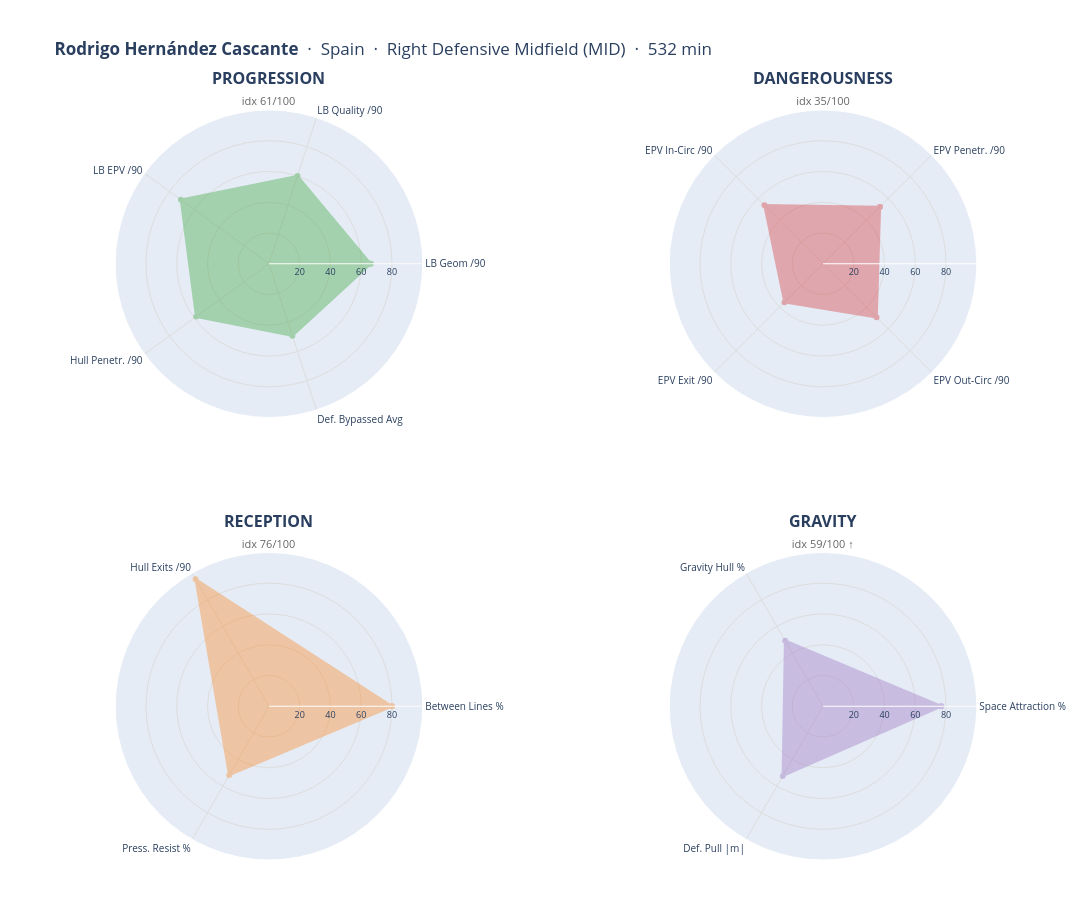
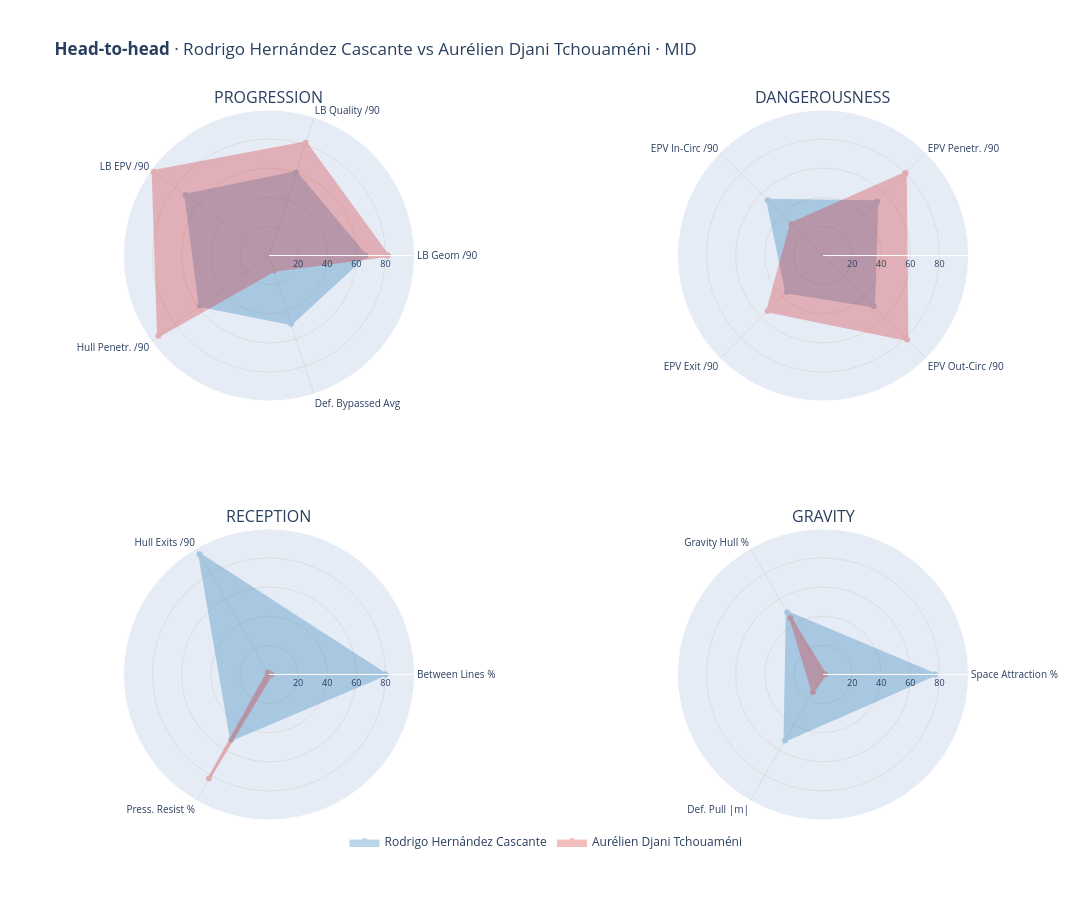
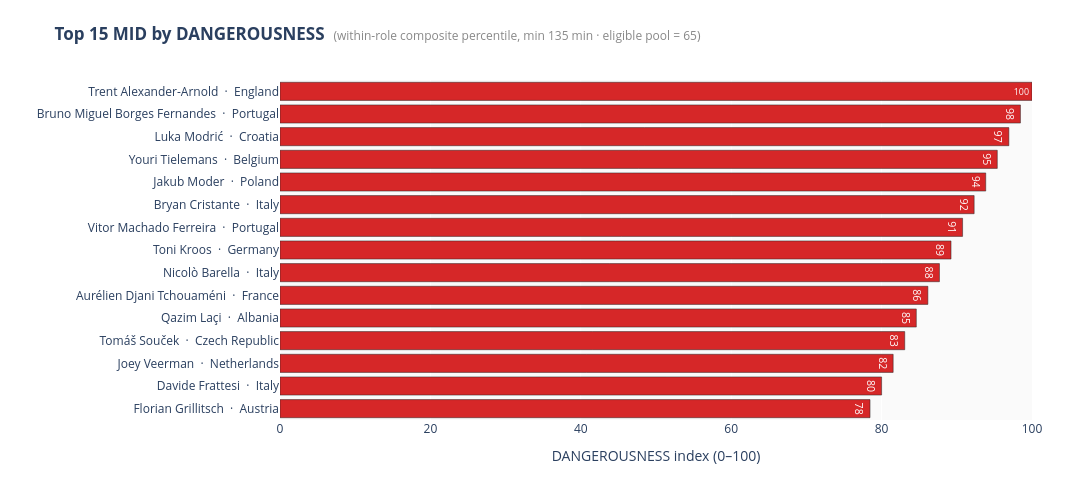
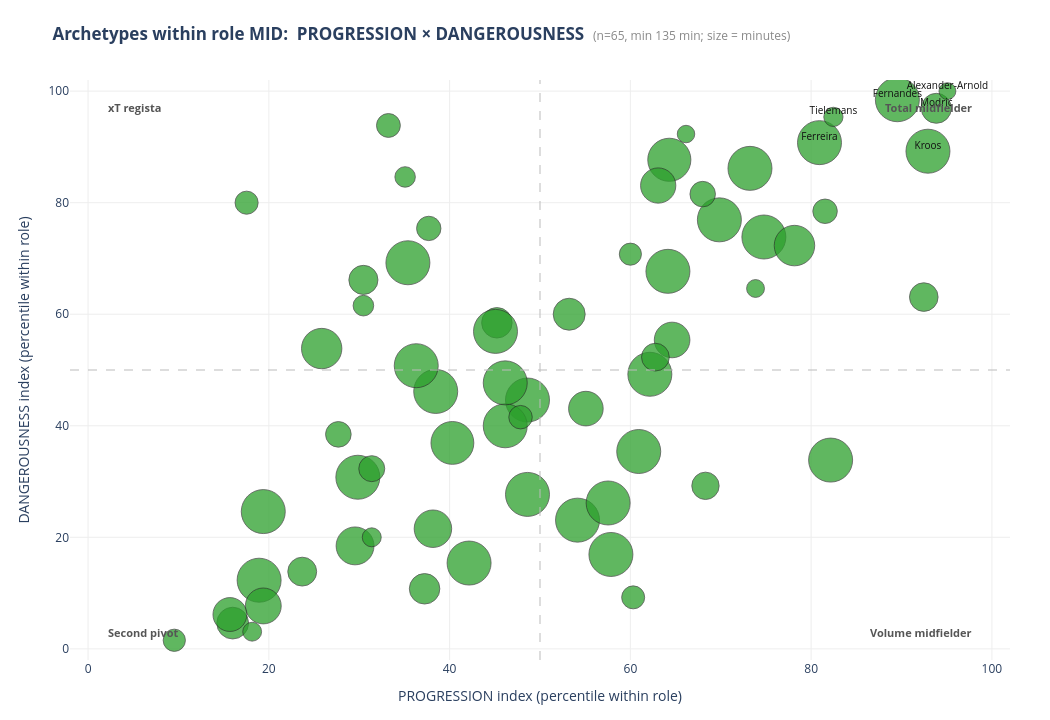

The cell these charts' notebook holds for them, in order:
### Code cell
from src.indices   import load_player_table, build_pct_table
from src.dashboard import player_profile, head_to_head, role_leaderboard, role_archetypes

# Load the player table once and build the within-role percentile matrix.
df = load_player_table()
df, pct = build_pct_table(df)

# Demo of the four prototype views.
player_profile("Rodri", df, pct)
head_to_head("Rodri", "Tchouam", df, pct)
role_leaderboard("MID", "DANGEROUSNESS", df, pct, top_n=15)
role_archetypes("MID", x_theme="PROGRESSION", y_theme="DANGEROUSNESS",
                df=df, pct=pct)

### Figure 1 — Plotly figure (JSON) as saved in the notebook; plotly's stock layout.template omitted (floating-point values rounded to 4 significant figures)
{"data": [{"fill": "toself", "fillcolor": "#2ca02c", "hoverinfo": "text", "hovertext": ["<b>LB Geom /90</b><br>Raw: 2.03<br>Pct in MID: 66<br>n = 12", "<b>LB Quality /90</b><br>Raw: 1.18<br>Pct in MID: 60<br>n = 7", "<b>LB EPV /90</b><br>Raw: 6.26<br>Pct in MID: 71<br>n = 37", "<b>Hull Penetr. /90</b><br>Raw: 4.23<br>Pct in MID: 58<br>n = 25", "<b>Def. Bypassed Avg</b><br>Raw: 1.02<br>Pct in MID: 49<br>n = 12", "<b>LB Geom /90</b><br>Raw: 2.03<br>Pct in MID: 66<br>n = 12"], "line": {"color": "#2ca02c", "width": 2.5}, "opacity": 0.35, "r": [66.15, 60, 70.77, 58.46, 49.23, 66.15], "showlegend": false, "subplot": "polar", "theta": ["LB Geom /90", "LB Quality /90", "LB EPV /90", "Hull Penetr. /90", "Def. Bypassed Avg", "LB Geom /90"], "type": "scatterpolar"}, {"fill": "toself", "fillcolor": "#d62728", "hoverinfo": "text", "hovertext": ["<b>EPV Penetr. /90</b><br>Raw: 0.06<br>Pct in MID: 52<br>n = 25", "<b>EPV In-Circ /90</b><br>Raw: 0.02<br>Pct in MID: 54<br>n = 44", "<b>EPV Exit /90</b><br>Raw: 0.01<br>Pct in MID: 35<br>n = 118", "<b>EPV Out-Circ /90</b><br>Raw: 0.08<br>Pct in MID: 49<br>n = 169", "<b>EPV Penetr. /90</b><br>Raw: 0.06<br>Pct in MID: 52<br>n = 25"], "line": {"color": "#d62728", "width": 2.5}, "opacity": 0.35, "r": [52.31, 53.85, 35.38, 49.23, 52.31], "showlegend": false, "subplot": "polar2", "theta": ["EPV Penetr. /90", "EPV In-Circ /90", "EPV Exit /90", "EPV Out-Circ /90", "EPV Penetr. /90"], "type": "scatterpolar"}, {"fill": "toself", "fillcolor": "#ff7f0e", "hoverinfo": "text", "hovertext": ["<b>Between Lines %</b><br>Raw: 45.51<br>Pct in MID: 80<br>n = 162", "<b>Hull Exits /90</b><br>Raw: 19.29<br>Pct in MID: 95<br>n = 162", "<b>Press. Resist %</b><br>Raw: 76.47<br>Pct in MID: 52<br>n = 17", "<b>Between Lines %</b><br>Raw: 45.51<br>Pct in MID: 80<br>n = 162"], "line": {"color": "#ff7f0e", "width": 2.5}, "opacity": 0.35, "r": [80, 95.38, 51.67, 80], "showlegend": false, "subplot": "polar3", "theta": ["Between Lines %", "Hull Exits /90", "Press. Resist %", "Between Lines %"], "type": "scatterpolar"}, {"fill": "toself", "fillcolor": "#9467bd", "hoverinfo": "text", "hovertext": ["<b>Space Attraction %</b><br>Raw: 17.39<br>Pct in MID: 77<br>n = 394", "<b>Gravity Hull %</b><br>Raw: 0.59<br>Pct in MID: 49<br>n = 394", "<b>Def. Pull |m|</b><br>Raw: 1.94<br>Pct in MID: 52<br>n = 358", "<b>Space Attraction %</b><br>Raw: 17.39<br>Pct in MID: 77<br>n = 394"], "line": {"color": "#9467bd", "width": 2.5}, "opacity": 0.35, "r": [76.92, 49.23, 52.31, 76.92], "showlegend": false, "subplot": "polar4", "theta": ["Space Attraction %", "Gravity Hull %", "Def. Pull |m|", "Space Attraction %"], "type": "scatterpolar"}], "layout": {"annotations": [{"font": {"size": 16}, "showarrow": false, "text": "<b>PROGRESSION</b><br><span style='font-size:11px;color:#666'>idx 61/100</span>", "x": 0.215, "xanchor": "center", "xref": "paper", "y": 1, "yanchor": "bottom", "yref": "paper"}, {"font": {"size": 16}, "showarrow": false, "text": "<b>DANGEROUSNESS</b><br><span style='font-size:11px;color:#666'>idx 35/100</span>", "x": 0.785, "xanchor": "center", "xref": "paper", "y": 1, "yanchor": "bottom", "yref": "paper"}, {"font": {"size": 16}, "showarrow": false, "text": "<b>RECEPTION</b><br><span style='font-size:11px;color:#666'>idx 76/100</span>", "x": 0.215, "xanchor": "center", "xref": "paper", "y": 0.41, "yanchor": "bottom", "yref": "paper"}, {"font": {"size": 16}, "showarrow": false, "text": "<b>GRAVITY</b><br><span style='font-size:11px;color:#666'>idx 59/100 ↑</span>", "x": 0.785, "xanchor": "center", "xref": "paper", "y": 0.41, "yanchor": "bottom", "yref": "paper"}], "height": 900, "margin": {"b": 40, "l": 60, "r": 60, "t": 110}, "polar": {"angularaxis": {"gridcolor": "#ddd", "tickfont": {"size": 10}}, "domain": {"x": [0, 0.43], "y": [0.59, 1]}, "radialaxis": {"gridcolor": "#ddd", "range": [0, 100], "tickfont": {"size": 9}, "tickvals": [20, 40, 60, 80]}}, "polar2": {"angularaxis": {"gridcolor": "#ddd", "rotation": 45, "tickfont": {"size": 10}}, "domain": {"x": [0.57, 1], "y": [0.59, 1]}, "radialaxis": {"gridcolor": "#ddd", "range": [0, 100], "tickfont": {"size": 9}, "tickvals": [20, 40, 60, 80]}}, "polar3": {"angularaxis": {"gridcolor": "#ddd", "tickfont": {"size": 10}}, "domain": {"x": [0, 0.43], "y": [0, 0.41]}, "radialaxis": {"gridcolor": "#ddd", "range": [0, 100], "tickfont": {"size": 9}, "tickvals": [20, 40, 60, 80]}}, "polar4": {"angularaxis": {"gridcolor": "#ddd", "tickfont": {"size": 10}}, "domain": {"x": [0.57, 1], "y": [0, 0.41]}, "radialaxis": {"gridcolor": "#ddd", "range": [0, 100], "tickfont": {"size": 9}, "tickvals": [20, 40, 60, 80]}}, "title": {"text": "<b>Rodrigo Hernández Cascante</b>  ·  Spain  ·  Right Defensive Midfield (MID)  ·  532 min"}, "width": 1200}}

### Figure 2 — Plotly figure (JSON) as saved in the notebook; plotly's stock layout.template omitted (floating-point values rounded to 4 significant figures)
{"data": [{"fill": "toself", "fillcolor": "#1f77b4", "legendgroup": "p1", "line": {"color": "#1f77b4", "width": 2.8}, "name": "Rodrigo Hernández Cascante", "opacity": 0.3, "r": [66.15, 60, 70.77, 58.46, 49.23, 66.15], "showlegend": true, "subplot": "polar", "theta": ["LB Geom /90", "LB Quality /90", "LB EPV /90", "Hull Penetr. /90", "Def. Bypassed Avg", "LB Geom /90"], "type": "scatterpolar"}, {"fill": "toself", "fillcolor": "#d62728", "legendgroup": "p2", "line": {"color": "#d62728", "width": 2.8}, "name": "Aurélien Djani Tchouaméni", "opacity": 0.3, "r": [81.54, 81.54, 98.46, 93.85, 10.77, 81.54], "showlegend": true, "subplot": "polar", "theta": ["LB Geom /90", "LB Quality /90", "LB EPV /90", "Hull Penetr. /90", "Def. Bypassed Avg", "LB Geom /90"], "type": "scatterpolar"}, {"fill": "toself", "fillcolor": "#1f77b4", "legendgroup": "p1", "line": {"color": "#1f77b4", "width": 2.8}, "name": "Rodrigo Hernández Cascante", "opacity": 0.3, "r": [52.31, 53.85, 35.38, 49.23, 52.31], "showlegend": false, "subplot": "polar2", "theta": ["EPV Penetr. /90", "EPV In-Circ /90", "EPV Exit /90", "EPV Out-Circ /90", "EPV Penetr. /90"], "type": "scatterpolar"}, {"fill": "toself", "fillcolor": "#d62728", "legendgroup": "p2", "line": {"color": "#d62728", "width": 2.8}, "name": "Aurélien Djani Tchouaméni", "opacity": 0.3, "r": [80, 30.77, 53.85, 81.54, 80], "showlegend": false, "subplot": "polar2", "theta": ["EPV Penetr. /90", "EPV In-Circ /90", "EPV Exit /90", "EPV Out-Circ /90", "EPV Penetr. /90"], "type": "scatterpolar"}, {"fill": "toself", "fillcolor": "#1f77b4", "legendgroup": "p1", "line": {"color": "#1f77b4", "width": 2.8}, "name": "Rodrigo Hernández Cascante", "opacity": 0.3, "r": [80, 95.38, 51.67, 80], "showlegend": false, "subplot": "polar3", "theta": ["Between Lines %", "Hull Exits /90", "Press. Resist %", "Between Lines %"], "type": "scatterpolar"}, {"fill": "toself", "fillcolor": "#d62728", "legendgroup": "p2", "line": {"color": "#d62728", "width": 2.8}, "name": "Aurélien Djani Tchouaméni", "opacity": 0.3, "r": [1.538, 1.538, 82.5, 1.538], "showlegend": false, "subplot": "polar3", "theta": ["Between Lines %", "Hull Exits /90", "Press. Resist %", "Between Lines %"], "type": "scatterpolar"}, {"fill": "toself", "fillcolor": "#1f77b4", "legendgroup": "p1", "line": {"color": "#1f77b4", "width": 2.8}, "name": "Rodrigo Hernández Cascante", "opacity": 0.3, "r": [76.92, 49.23, 52.31, 76.92], "showlegend": false, "subplot": "polar4", "theta": ["Space Attraction %", "Gravity Hull %", "Def. Pull |m|", "Space Attraction %"], "type": "scatterpolar"}, {"fill": "toself", "fillcolor": "#d62728", "legendgroup": "p2", "line": {"color": "#d62728", "width": 2.8}, "name": "Aurélien Djani Tchouaméni", "opacity": 0.3, "r": [1.538, 44.62, 13.85, 1.538], "showlegend": false, "subplot": "polar4", "theta": ["Space Attraction %", "Gravity Hull %", "Def. Pull |m|", "Space Attraction %"], "type": "scatterpolar"}], "layout": {"annotations": [{"font": {"size": 16}, "showarrow": false, "text": "PROGRESSION", "x": 0.215, "xanchor": "center", "xref": "paper", "y": 1, "yanchor": "bottom", "yref": "paper"}, {"font": {"size": 16}, "showarrow": false, "text": "DANGEROUSNESS", "x": 0.785, "xanchor": "center", "xref": "paper", "y": 1, "yanchor": "bottom", "yref": "paper"}, {"font": {"size": 16}, "showarrow": false, "text": "RECEPTION", "x": 0.215, "xanchor": "center", "xref": "paper", "y": 0.41, "yanchor": "bottom", "yref": "paper"}, {"font": {"size": 16}, "showarrow": false, "text": "GRAVITY", "x": 0.785, "xanchor": "center", "xref": "paper", "y": 0.41, "yanchor": "bottom", "yref": "paper"}], "height": 900, "legend": {"orientation": "h", "x": 0.5, "xanchor": "center", "y": -0.05, "yanchor": "bottom"}, "margin": {"b": 80, "l": 60, "r": 60, "t": 110}, "polar": {"angularaxis": {"gridcolor": "#ddd", "tickfont": {"size": 10}}, "domain": {"x": [0, 0.43], "y": [0.59, 1]}, "radialaxis": {"gridcolor": "#ddd", "range": [0, 100], "tickfont": {"size": 9}, "tickvals": [20, 40, 60, 80]}}, "polar2": {"angularaxis": {"gridcolor": "#ddd", "rotation": 45, "tickfont": {"size": 10}}, "domain": {"x": [0.57, 1], "y": [0.59, 1]}, "radialaxis": {"gridcolor": "#ddd", "range": [0, 100], "tickfont": {"size": 9}, "tickvals": [20, 40, 60, 80]}}, "polar3": {"angularaxis": {"gridcolor": "#ddd", "tickfont": {"size": 10}}, "domain": {"x": [0, 0.43], "y": [0, 0.41]}, "radialaxis": {"gridcolor": "#ddd", "range": [0, 100], "tickfont": {"size": 9}, "tickvals": [20, 40, 60, 80]}}, "polar4": {"angularaxis": {"gridcolor": "#ddd", "tickfont": {"size": 10}}, "domain": {"x": [0.57, 1], "y": [0, 0.41]}, "radialaxis": {"gridcolor": "#ddd", "range": [0, 100], "tickfont": {"size": 9}, "tickvals": [20, 40, 60, 80]}}, "title": {"text": "<b>Head-to-head</b> · Rodrigo Hernández Cascante vs Aurélien Djani Tchouaméni · MID"}, "width": 1200}}

### Figure 3 — Plotly figure (JSON) as saved in the notebook; plotly's stock layout.template omitted (floating-point values rounded to 4 significant figures)
{"data": [{"customdata": [196, 185, 204, 282, 164, 476, 345, 485, 353, 140, 191, 154, 240, 379, 135], "hovertemplate": "<b>%{y}</b><br>DANGEROUSNESS idx: %{x:.1f}<br>Minutes: %{customdata}<extra></extra>", "marker": {"color": "#d62728", "line": {"color": "#222", "width": 0.5}}, "orientation": "h", "text": [78.0, 80.0, 82.0, 83.0, 85.0, 86.0, 88.0, 89.0, 91.0, 92.0, 94.0, 95.0, 97.0, 98.0, 100.0], "textfont": {"color": "white", "size": 11}, "textposition": "inside", "type": "bar", "x": [78.46, 80.0, 81.54, 83.08, 84.62, 86.15, 87.69, 89.23, 90.77, 92.31, 93.85, 95.38, 96.92, 98.46, 100.0], "y": ["Florian Grillitsch  ·  Austria", "Davide Frattesi  ·  Italy", "Joey Veerman  ·  Netherlands", "Tomáš Souček  ·  Czech Republic", "Qazim Laçi  ·  Albania", "Aurélien Djani Tchouaméni  ·  France", "Nicolò Barella  ·  Italy", "Toni Kroos  ·  Germany", "Vitor Machado Ferreira  ·  Portugal", "Bryan Cristante  ·  Italy", "Jakub Moder  ·  Poland", "Youri Tielemans  ·  Belgium", "Luka Modrić  ·  Croatia", "Bruno Miguel Borges Fernandes  ·  Portugal", "Trent Alexander-Arnold  ·  England"]}], "layout": {"height": 480, "margin": {"b": 60, "l": 40, "r": 60, "t": 80}, "plot_bgcolor": "#fafafa", "title": {"text": "<b>Top 15 MID by DANGEROUSNESS</b>  <span style='font-size:12px;color:#888'>(within-role composite percentile, min 135 min · eligible pool = 65)</span>"}, "width": 1150, "xaxis": {"range": [0, 100], "title": {"text": "DANGEROUSNESS index (0–100)"}}, "yaxis": {"automargin": true, "title": {"text": ""}}}}

### Figure 4 — Plotly figure (JSON) as saved in the notebook; plotly's stock layout.template omitted (floating-point values rounded to 4 significant figures)
{"data": [{"hovertemplate": "<b>%{text}</b><extra></extra>", "marker": {"color": "#2ca02c", "line": {"color": "#222", "width": 0.8}, "opacity": 0.75, "size": [44.0, 44.0, 44.0, 44.0, 44.0, 44.0, 44.0, 44.0, 44.0, 44.0, 44.0, 44.0, 43.12, 44.0, 44.0, 44.0, 44.0, 44.0, 40.5, 44.0, 27.38, 30.0, 30.5, 44.0, 44.0, 37.5, 44.0, 29.12, 35.62, 28.62, 40.38, 44.0, 24.5, 25.5, 25.62, 24.38, 32.0, 34.62, 35.88, 42.88, 27.75, 26.0, 44.0, 44.0, 44.0, 31.75, 30.5, 23.88, 33.88, 37.88, 17.88, 23.0, 17.5, 35.25, 22.12, 19.25, 19.0, 23.5, 28.88, 16.88, 22.25, 23.12, 18.88, 20.5, 20.62]}, "mode": "markers", "showlegend": false, "text": ["Declan Rice<br>England · Left Defensive Midfield<br>Min: 691<br>PROG 62 · DANG 49", "Toni Kroos<br>Germany · Left Defensive Midfield<br>Min: 485<br>PROG 93 · DANG 89", "Fabián Ruiz Peña<br>Spain · Left Defensive Midfield<br>Min: 559<br>PROG 70 · DANG 77", "Rodrigo Hernández Cascante<br>Spain · Right Defensive Midfield<br>Min: 532<br>PROG 61 · DANG 35", "Granit Xhaka<br>Switzerland · Left Defensive Midfield<br>Min: 489<br>PROG 82 · DANG 34", "Aurélien Djani Tchouaméni<br>France · Center Defensive Midfield<br>Min: 476<br>PROG 73 · DANG 86", "N'Golo Kanté<br>France · Right Center Midfield<br>Min: 519<br>PROG 49 · DANG 45", "Vitor Machado Ferreira<br>Portugal · Right Defensive Midfield<br>Min: 353<br>PROG 81 · DANG 91", "Jerdy Schouten<br>Netherlands · Right Defensive Midfield<br>Min: 515<br>PROG 54 · DANG 23", "Pierre-Emile Højbjerg<br>Denmark · Left Defensive Midfield<br>Min: 362<br>PROG 75 · DANG 74", "Bruno Miguel Borges Fernandes<br>Portugal · Center Attacking Midfield<br>Min: 379<br>PROG 90 · DANG 98", "Tijjani Reijnders<br>Netherlands · Left Defensive Midfield<br>Min: 501<br>PROG 58 · DANG 26", "Nicolò Barella<br>Italy · Left Center Midfield<br>Min: 345<br>PROG 64 · DANG 88", "Hakan Çalhanoğlu<br>Turkey · Right Defensive Midfield<br>Min: 361<br>PROG 38 · DANG 46", "Adrien Rabiot<br>France · Left Center Midfield<br>Min: 373<br>PROG 64 · DANG 68", "Remo Freuler<br>Switzerland · Right Defensive Midfield<br>Min: 448<br>PROG 19 · DANG 25", "Nicolas Seiwald<br>Austria · Right Defensive Midfield<br>Min: 379<br>PROG 36 · DANG 51", "Stanislav Lobotka<br>Slovakia · Center Defensive Midfield<br>Min: 402<br>PROG 42 · DANG 15", "Robert Andrich<br>Germany · Right Defensive Midfield<br>Min: 324<br>PROG 78 · DANG 72", "Amadou Onana<br>Belgium · Left Defensive Midfield<br>Min: 368<br>PROG 30 · DANG 31", "Jorge Luiz Frello Filho<br>Italy · Center Defensive Midfield<br>Min: 219<br>PROG 68 · DANG 29", "Luka Modrić<br>Croatia · Right Center Midfield<br>Min: 240<br>PROG 94 · DANG 97", "Morten Hjulmand<br>Denmark · Right Defensive Midfield<br>Min: 244<br>PROG 45 · DANG 58", "Kobbie Mainoo<br>England · Right Defensive Midfield<br>Min: 376<br>PROG 45 · DANG 57", "Giorgi Kochorashvili<br>Georgia · Left Center Midfield<br>Min: 373<br>PROG 58 · DANG 17", "João Maria Lobo Alves Palhinha Gonçalves<br>Portugal · Left Defensive Midfield<br>Min: 300<br>PROG 38 · DANG 22", "Adam Gnezda Čerin<br>Slovenia · Right Defensive Midfield<br>Min: 390<br>PROG 19 · DANG 12", "Marcelo Brozović<br>Croatia · Center Defensive Midfield<br>Min: 233<br>PROG 30 · DANG 66", "Kristjan Asllani<br>Albania · Left Defensive Midfield<br>Min: 285<br>PROG 65 · DANG 55", "Mateo Kovačić<br>Croatia · Left Center Midfield<br>Min: 229<br>PROG 92 · DANG 63", "Ondrej Duda<br>Slovakia · Left Center Midfield<br>Min: 323<br>PROG 26 · DANG 54", "Kaan Ayhan<br>Turkey · Left Defensive Midfield<br>Min: 360<br>PROG 49 · DANG 28", "Florian Grillitsch<br>Austria · Left Defensive Midfield<br>Min: 196<br>PROG 82 · DANG 78", "Joey Veerman<br>Netherlands · Left Defensive Midfield<br>Min: 204<br>PROG 68 · DANG 82", "Saša Lukić<br>Serbia · Left Defensive Midfield<br>Min: 205<br>PROG 28 · DANG 38", "Mikel Merino Zazón<br>Spain · Center Attacking Midfield<br>Min: 195<br>PROG 38 · DANG 75", "Piotr Zieliński<br>Poland · Left Center Midfield<br>Min: 256<br>PROG 53 · DANG 60", "Konrad Laimer<br>Austria · Left Defensive Midfield<br>Min: 277<br>PROG 55 · DANG 43", "András Schäfer<br>Hungary · Left Defensive Midfield<br>Min: 287<br>PROG 19 · DANG 8", "Juraj Kucka<br>Slovakia · Right Center Midfield<br>Min: 343<br>PROG 40 · DANG 37", "Mykola Shaparenko<br>Ukraine · Right Defensive Midfield<br>Min: 222<br>PROG 63 · DANG 52", "Ivan Ilić<br>Serbia · Right Defensive Midfield<br>Min: 208<br>PROG 31 · DANG 32", "Timi Elšnik<br>Slovenia · Left Defensive Midfield<br>Min: 358<br>PROG 46 · DANG 40", "Răzvan Gabriel Marin<br>Romania · Right Center Midfield<br>Min: 359<br>PROG 35 · DANG 69", "Nicolae Claudiu Stanciu<br>Romania · Left Center Midfield<br>Min: 355<br>PROG 46 · DANG 48", "Callum McGregor<br>Scotland · Left Defensive Midfield<br>Min: 254<br>PROG 16 · DANG 5", "Giorgi Chakvetadze<br>Georgia · Right Center Midfield<br>Min: 244<br>PROG 37 · DANG 11", "Jakub Moder<br>Poland · Left Center Midfield<br>Min: 191<br>PROG 33 · DANG 94", "Ylber Ramadani<br>Albania · Right Defensive Midfield<br>Min: 271<br>PROG 16 · DANG 6", "Marius Mihai Marin<br>Romania · Center Defensive Midfield<br>Min: 303<br>PROG 30 · DANG 18", "Martín Zubimendi Ibáñez<br>Spain · Right Defensive Midfield<br>Min: 143<br>PROG 74 · DANG 65", "Billy Gilmour<br>Scotland · Right Defensive Midfield<br>Min: 184<br>PROG 60 · DANG 9", "Bryan Cristante<br>Italy · Left Center Midfield<br>Min: 140<br>PROG 66 · DANG 92", "Tomáš Souček<br>Czech Republic · Center Defensive Midfield<br>Min: 282<br>PROG 63 · DANG 83", "Eduardo Camavinga<br>France · Left Center Midfield<br>Min: 177<br>PROG 60 · DANG 71", "Youri Tielemans<br>Belgium · Right Defensive Midfield<br>Min: 154<br>PROG 82 · DANG 95", "İsmail Yüksek<br>Turkey · Right Defensive Midfield<br>Min: 152<br>PROG 31 · DANG 20", "Anzor Mekvabishvili<br>Georgia · Center Defensive Midfield<br>Min: 188<br>PROG 48 · DANG 42", "Lukáš Provod<br>Czech Republic · Left Center Midfield<br>Min: 231<br>PROG 24 · DANG 14", "Trent Alexander-Arnold<br>England · Right Defensive Midfield<br>Min: 135<br>PROG 95 · DANG 100", "Volodymyr Brazhko<br>Ukraine · Center Defensive Midfield<br>Min: 178<br>PROG 10 · DANG 2", "Davide Frattesi<br>Italy · Right Center Midfield<br>Min: 185<br>PROG 18 · DANG 80", "Salih Özcan<br>Turkey · Right Defensive Midfield<br>Min: 151<br>PROG 18 · DANG 3", "Qazim Laçi<br>Albania · Center Attacking Midfield<br>Min: 164<br>PROG 35 · DANG 85", "Ádám Nagy<br>Hungary · Right Defensive Midfield<br>Min: 165<br>PROG 30 · DANG 62"], "type": "scatter", "x": [62.15, 92.92, 69.85, 60.92, 82.15, 73.23, 48.62, 80.92, 54.15, 74.77, 89.54, 57.54, 64.31, 38.46, 64.15, 19.38, 36.31, 42.15, 78.15, 29.85, 68.31, 93.85, 45.23, 45.08, 57.85, 38.15, 18.92, 30.46, 64.62, 92.46, 25.85, 48.62, 81.54, 68.0, 27.69, 37.69, 53.23, 55.08, 19.38, 40.31, 62.77, 31.38, 46.15, 35.38, 46.15, 16.0, 37.23, 33.23, 15.69, 29.54, 73.85, 60.31, 66.15, 63.08, 60.0, 82.46, 31.38, 47.85, 23.69, 95.08, 9.538, 17.54, 18.15, 35.08, 30.46], "y": [49.23, 89.23, 76.92, 35.38, 33.85, 86.15, 44.62, 90.77, 23.08, 73.85, 98.46, 26.15, 87.69, 46.15, 67.69, 24.62, 50.77, 15.38, 72.31, 30.77, 29.23, 96.92, 58.46, 56.92, 16.92, 21.54, 12.31, 66.15, 55.38, 63.08, 53.85, 27.69, 78.46, 81.54, 38.46, 75.38, 60.0, 43.08, 7.692, 36.92, 52.31, 32.31, 40.0, 69.23, 47.69, 4.615, 10.77, 93.85, 6.154, 18.46, 64.62, 9.231, 92.31, 83.08, 70.77, 95.38, 20.0, 41.54, 13.85, 100.0, 1.538, 80.0, 3.077, 84.62, 61.54]}, {"hoverinfo": "skip", "mode": "text", "showlegend": false, "text": ["Alexander-Arnold", "Modrić", "Fernandes", "Kroos", "Tielemans", "Ferreira"], "textfont": {"color": "#111", "size": 10}, "textposition": "top center", "type": "scatter", "x": [95.08, 93.85, 89.54, 92.92, 82.46, 80.92], "y": [100.0, 96.92, 98.46, 89.23, 95.38, 90.77]}], "layout": {"annotations": [{"font": {"color": "#555", "size": 11}, "showarrow": false, "text": "<b>Total midfielder</b>", "x": 98, "xanchor": "right", "y": 97}, {"font": {"color": "#555", "size": 11}, "showarrow": false, "text": "<b>xT regista</b>", "x": 2, "xanchor": "left", "y": 97}, {"font": {"color": "#555", "size": 11}, "showarrow": false, "text": "<b>Volume midfielder</b>", "x": 98, "xanchor": "right", "y": 3}, {"font": {"color": "#555", "size": 11}, "showarrow": false, "text": "<b>Second pivot</b>", "x": 2, "xanchor": "left", "y": 3}], "height": 720, "margin": {"b": 60, "l": 70, "r": 40, "t": 80}, "plot_bgcolor": "white", "shapes": [{"line": {"color": "#bbb", "dash": "dash", "width": 1}, "type": "line", "x0": 50, "x1": 50, "xref": "x", "y0": 0, "y1": 1, "yref": "y domain"}, {"line": {"color": "#bbb", "dash": "dash", "width": 1}, "type": "line", "x0": 0, "x1": 1, "xref": "x domain", "y0": 50, "y1": 50, "yref": "y"}], "title": {"text": "<b>Archetypes within role MID:  PROGRESSION × DANGEROUSNESS</b>  <span style='font-size:12px;color:#888'>(n=65, min 135 min; size = minutes)</span>"}, "width": 1050, "xaxis": {"gridcolor": "#eee", "range": [-2, 102], "title": {"text": "PROGRESSION index (percentile within role)"}, "zeroline": false}, "yaxis": {"gridcolor": "#eee", "range": [-2, 102], "title": {"text": "DANGEROUSNESS index (percentile within role)"}, "zeroline": false}}}
